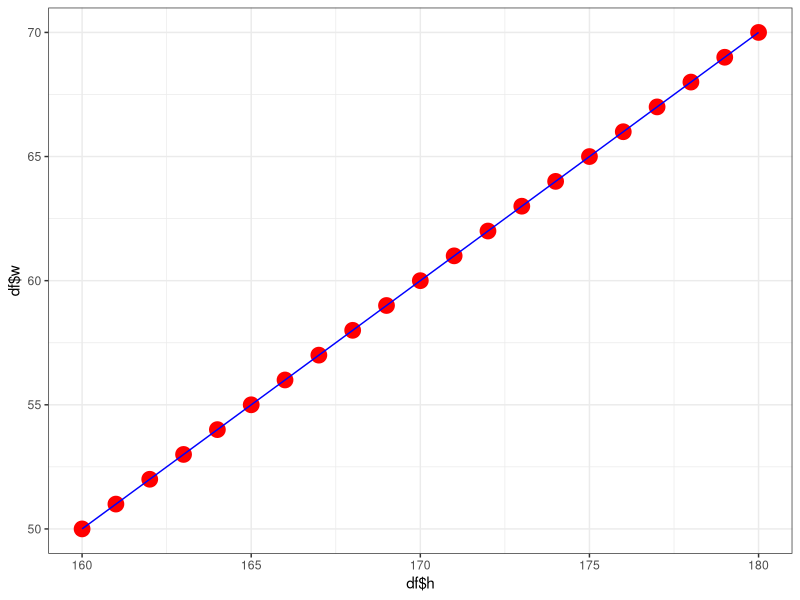
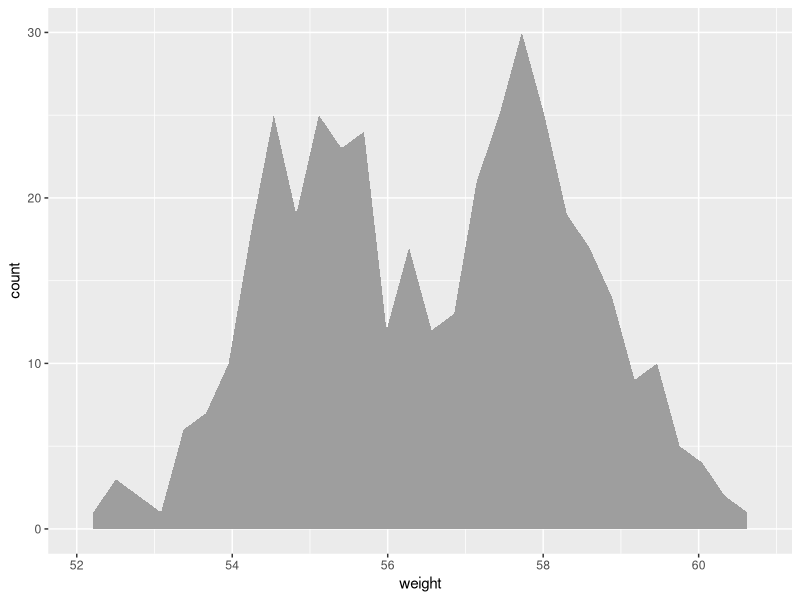
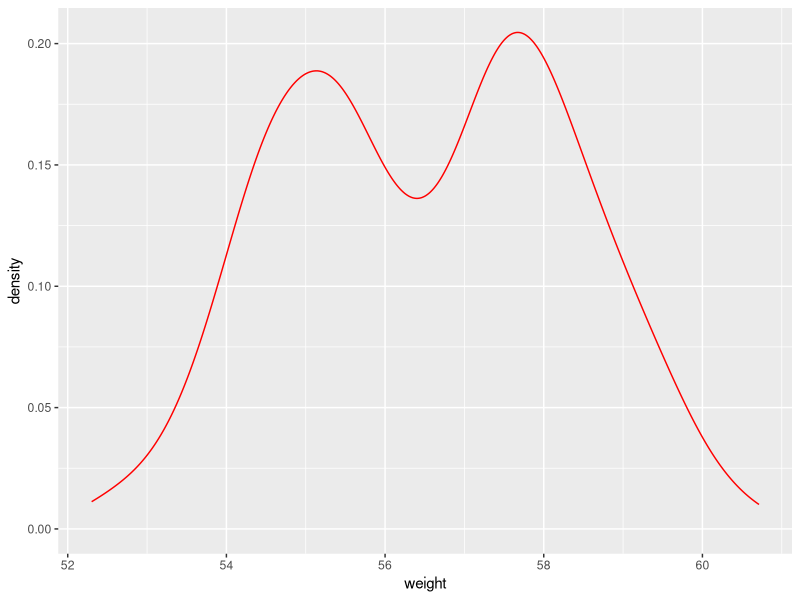
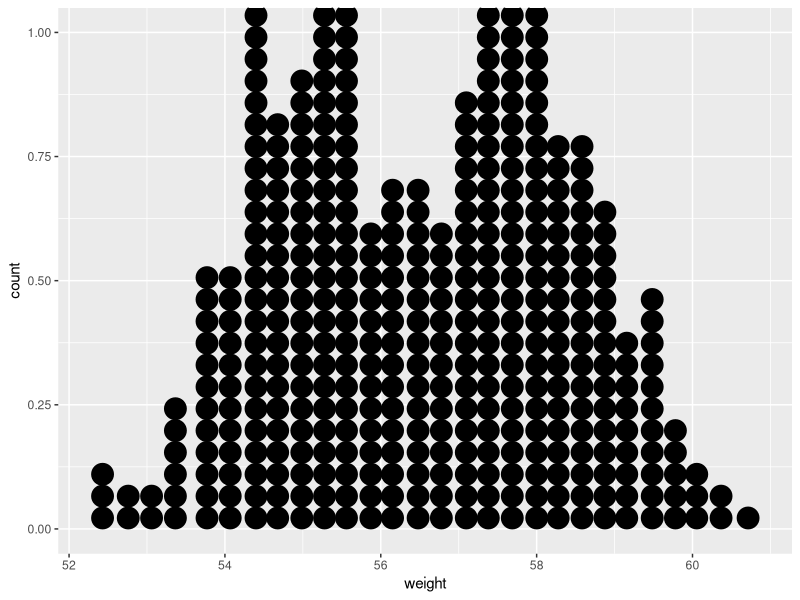
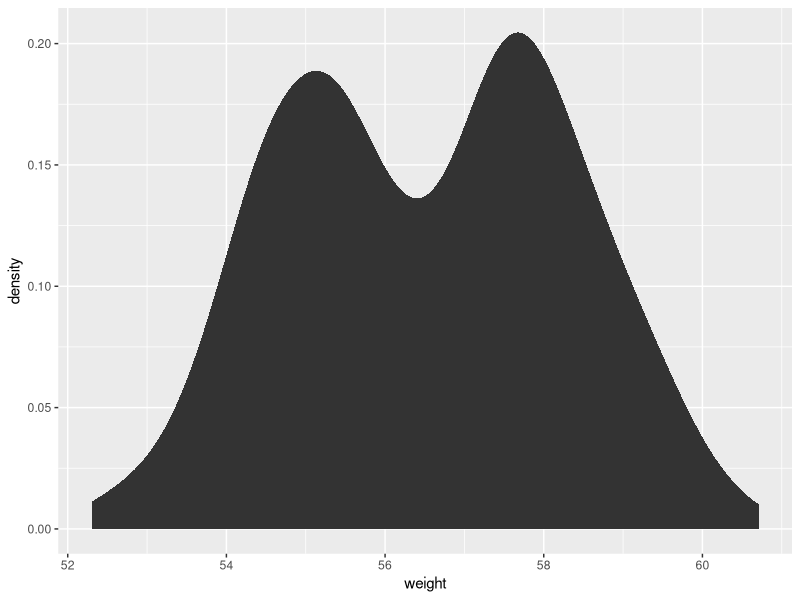
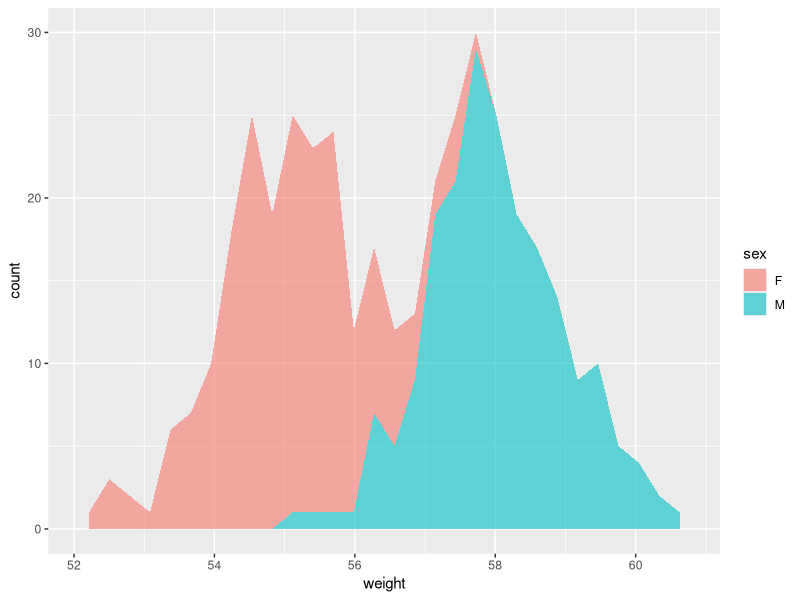
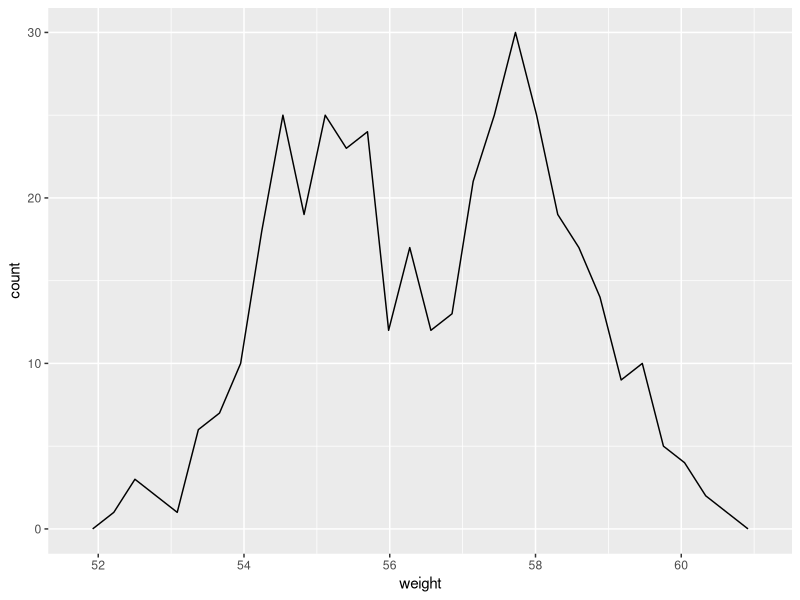
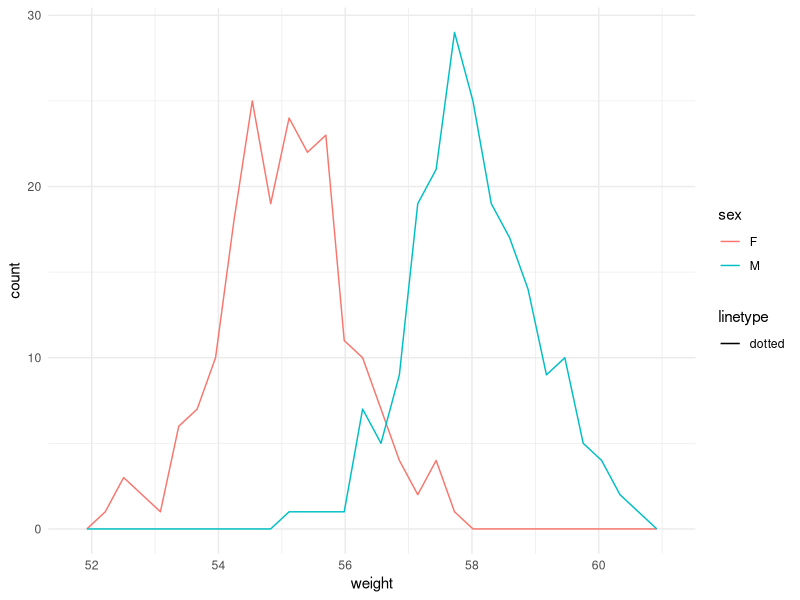

These charts were generated, in order, by the following R code:
## ---- chunk 1
h<-160:180
h
w<-50:70
w
library(ggplot2)
df<-data.frame(h,w)
df
ggplot(data=df,aes(x=df$h,y=df$w))+geom_point(color="red",size=5)+theme_bw()+geom_line(color="blue")


wdata<-data.frame(sex=factor(rep(c("F","M"),each=200)),weight=c(rnorm(200,55),rnorm(200,58)))
 a<-ggplot(wdata,aes(x=weight))
 a+geom_area(stat="bin",fill="336200")
 a+geom_density(color="red")
 a+geom_dotplot(shape=4)
 a+stat_density()
 a+geom_area(aes(fill=sex),stat="bin",alpha=0.6)
 
 library(plyr)
mu<-ddply(wdata,"sex",summarise,grp.mean=mean(weight)) 
 a+geom_freqpoly()
 a+geom_freqpoly(aes(color=sex,linetype="dotted"))+theme_minimal()
 
  set.seed(1410)
dsmall <-diamonds[sample(nrow(diamonds),100),]
qplot(carat,price,data=diamonds)

b<-ggplot(data=df,aes(x=h,y=w))
b+geom_line(linetype="twodash",size=3)+theme_bw()
ggsave("image.jpg",scale=2)

